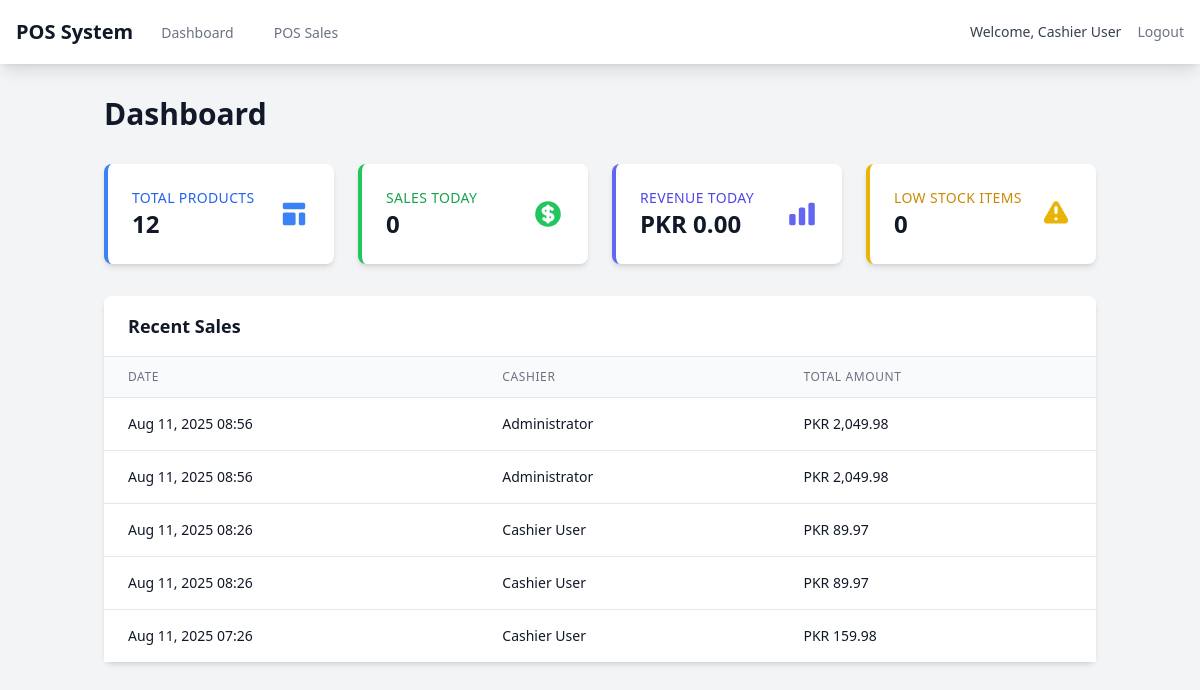
Page /index.php (signed in) on the committed database.
### tables this page shows
CREATE TABLE sales (
    id INT AUTO_INCREMENT PRIMARY KEY,
    date TIMESTAMP DEFAULT CURRENT_TIMESTAMP,
    total_amount DECIMAL(10,2) NOT NULL,
    subtotal_amount DECIMAL(10,2) NOT NULL,
    tax_amount DECIMAL(10,2) NOT NULL DEFAULT 0.00,
    discount_amount DECIMAL(10,2) DEFAULT 0.00,
    payment_method ENUM('cash', 'card', 'mixed') DEFAULT 'cash',
    cash_amount DECIMAL(10,2) DEFAULT 0.00,
    card_amount DECIMAL(10,2) DEFAULT 0.00,
    user_id INT NOT NULL,
    FOREIGN KEY (user_id) REFERENCES users(id) ON DELETE CASCADE
);

CREATE TABLE users (
    id INT AUTO_INCREMENT PRIMARY KEY,
    name VARCHAR(100) NOT NULL,
    username VARCHAR(50) UNIQUE NOT NULL,
    password VARCHAR(255) NOT NULL,
    role ENUM('admin', 'cashier') NOT NULL DEFAULT 'cashier',
    created_at TIMESTAMP DEFAULT CURRENT_TIMESTAMP
);

### index.php (the view, shortened to what this page needs)
<?php
require_once 'includes/db.php';
$stats = [];
$query = "SELECT COUNT(*) as total FROM products";
$result = mysqli_query($conn, $query);
$stats['products'] = mysqli_fetch_assoc($result)['total'];
$query = "SELECT COUNT(*) as total, SUM(total_amount) as amount FROM sales WHERE DATE(date) = CURDATE()";
$result = mysqli_query($conn, $query);
$row = mysqli_fetch_assoc($result);
$stats['sales_today'] = $row['total'];
$stats['amount_today'] = $row['amount'] ?: 0;
$query = "SELECT COUNT(*) as total FROM products WHERE stock < 10";
$result = mysqli_query($conn, $query);
$stats['low_stock'] = mysqli_fetch_assoc($result)['total'];
$query = "SELECT s.*, u.name as cashier_name FROM sales s
          LEFT JOIN users u ON s.user_id = u.id
          ORDER BY s.date DESC LIMIT 5";
$recent_sales = mysqli_query($conn, $query);
include 'includes/header.php';
?>
<div class="container mx-auto px-4 py-8">
    <div class="mb-8">
        <h1 class="text-3xl font-bold text-gray-900">Dashboard</h1>
    </div>
    <div class="grid grid-cols-1 md:grid-cols-2 lg:grid-cols-4 gap-6 mb-8">
        <div class="bg-white rounded-lg shadow-md p-6 border-l-4 border-blue-500">
            <div class="flex items-center">
                <div class="flex-1">
                    <p class="text-sm font-medium text-blue-600 uppercase tracking-wide">Total Products</p>
                    <p class="text-2xl font-bold text-gray-900"><?php echo $stats['products']; ?></p>
                </div>
                <div class="text-blue-500">
                    <svg class="w-8 h-8" fill="currentColor" viewBox="0 0 20 20">
                        <path d="M3 4a1 1 0 011-1h12a1 1 0 011 1v2a1 1 0 01-1 1H4a1 1 0 01-1-1V4zM3 10a1 1 0 011-1h6a1 1 0 011 1v6a1 1 0 01-1 1H4a1 1 0 01-1-1v-6zM14 9a1 1 0 00-1 1v6a1 1 0 001 1h2a1 1 0 001-1v-6a1 1 0 00-1-1h-2z"/>
                    </svg>
                </div>
            </div>
        </div>
        <div class="bg-white rounded-lg shadow-md p-6 border-l-4 border-green-500">
            <div class="flex items-center">
                <div class="flex-1">
                    <p class="text-sm font-medium text-green-600 uppercase tracking-wide">Sales Today</p>
                    <p class="text-2xl font-bold text-gray-900"><?php echo $stats['sales_today']; ?></p>
                </div>
                <div class="text-green-500">
                </div>
            </div>
        </div>
        <div class="bg-white rounded-lg shadow-md p-6 border-l-4 border-indigo-500">
            <div class="flex items-center">
                <div class="flex-1">
                    <p class="text-sm font-medium text-indigo-600 uppercase tracking-wide">Revenue Today</p>
                    <p class="text-2xl font-bold text-gray-900">PKR <?php echo number_format($stats['amount_today'], 2); ?></p>
                </div>
                <div class="text-indigo-500">
                    <svg class="w-8 h-8" fill="currentColor" viewBox="0 0 20 20">
                        <path d="M2 11a1 1 0 011-1h2a1 1 0 011 1v5a1 1 0 01-1 1H3a1 1 0 01-1-1v-5zM8 7a1 1 0 011-1h2a1 1 0 011 1v9a1 1 0 01-1 1H9a1 1 0 01-1-1V7zM14 4a1 1 0 011-1h2a1 1 0 011 1v12a1 1 0 01-1 1h-2a1 1 0 01-1-1V4z"/>
                    </svg>
                </div>
            </div>
        </div>
        <div class="bg-white rounded-lg shadow-md p-6 border-l-4 border-yellow-500">
            <div class="flex items-center">
                <div class="flex-1">
                    <p class="text-sm font-medium text-yellow-600 uppercase tracking-wide">Low Stock Items</p>
                    <p class="text-2xl font-bold text-gray-900"><?php echo $stats['low_stock']; ?></p>
                </div>
                <div class="text-yellow-500">
                </div>
            </div>
        </div>
    </div>
    <div class="bg-white rounded-lg shadow-md">
        <div class="px-6 py-4 border-b border-gray-200">
            <h2 class="text-lg font-semibold text-gray-900">Recent Sales</h2>
        </div>
        <div class="overflow-x-auto">
            <table class="min-w-full divide-y divide-gray-200">
                <thead class="bg-gray-50">
                    <tr>
                        <th class="px-6 py-3 text-left text-xs font-medium text-gray-500 uppercase tracking-wider">Date</th>
                        <th class="px-6 py-3 text-left text-xs font-medium text-gray-500 uppercase tracking-wider">Cashier</th>
                        <th class="px-6 py-3 text-left text-xs font-medium text-gray-500 uppercase tracking-wider">Total Amount</th>
                    </tr>
                </thead>
                <tbody class="bg-white divide-y divide-gray-200">
                    <?php while ($sale = mysqli_fetch_assoc($recent_sales)): ?>
                    <tr>
                        <td class="px-6 py-4 whitespace-nowrap text-sm text-gray-900">
                            <?php echo date('M d, Y H:i', strtotime($sale['date'])); ?>
                        </td>
                        <td class="px-6 py-4 whitespace-nowrap text-sm text-gray-900">
                            <?php echo htmlspecialchars($sale['cashier_name']); ?>
                        </td>
                        <td class="px-6 py-4 whitespace-nowrap text-sm font-medium text-gray-900">
                            PKR <?php echo number_format($sale['total_amount'], 2); ?>
                        </td>
                    </tr>
                    <?php endwhile; ?>
                </tbody>
            </table>
        </div>
    </div>
</div>
<?php include 'includes/footer.php'; ?>

### rows in the picture
sales: date "Aug 11, 2025 08:56", user.name "Administrator", total_amount "2,049.98"
sales: date "Aug 11, 2025 08:56", user.name "Administrator", total_amount "2,049.98"
sales: date "Aug 11, 2025 08:26", user.name "Cashier User", total_amount "89.97"
sales: date "Aug 11, 2025 08:26", user.name "Cashier User", total_amount "89.97"
sales: date "Aug 11, 2025 07:26", user.name "Cashier User", total_amount "159.98"

### other values in the picture
$_SESSION['user_name'] "Cashier User"
$stats['products'] "12"
$stats['sales_today'] "0"
$stats['amount_today'] "0.00"
$stats['low_stock'] "0"
